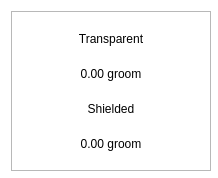
<?xml version="1.0" encoding="UTF-8"?>
<ui version="4.0">
 <class>BalanceBubble</class>
 <widget class="QWidget" name="BalanceBubble">
  <property name="geometry">
   <rect>
    <x>0</x>
    <y>0</y>
    <width>218</width>
    <height>178</height>
   </rect>
  </property>
  <property name="minimumSize">
   <size>
    <width>218</width>
    <height>178</height>
   </size>
  </property>
  <property name="maximumSize">
   <size>
    <width>250</width>
    <height>178</height>
   </size>
  </property>
  <property name="windowTitle">
   <string>Form</string>
  </property>
  <property name="styleSheet">
   <string notr="true">#BalanceBubble{
background-color:transparent
}</string>
  </property>
  <layout class="QVBoxLayout" name="verticalLayout_2">
   <property name="spacing">
    <number>0</number>
   </property>
   <item>
    <widget class="QFrame" name="frame">
     <property name="minimumSize">
      <size>
       <width>200</width>
       <height>160</height>
      </size>
     </property>
     <property name="maximumSize">
      <size>
       <width>250</width>
       <height>160</height>
      </size>
     </property>
     <property name="styleSheet">
      <string notr="true"/>
     </property>
     <property name="frameShape">
      <enum>QFrame::StyledPanel</enum>
     </property>
     <property name="frameShadow">
      <enum>QFrame::Raised</enum>
     </property>
     <property name="lineWidth">
      <number>10</number>
     </property>
     <layout class="QVBoxLayout" name="verticalLayout">
      <property name="spacing">
       <number>0</number>
      </property>
      <item>
       <layout class="QHBoxLayout" name="horizontalLayout">
        <item>
         <widget class="QLabel" name="lblFirst">
          <property name="styleSheet">
           <string notr="true"/>
          </property>
          <property name="text">
           <string>Transparent</string>
          </property>
          <property name="alignment">
           <set>Qt::AlignCenter</set>
          </property>
         </widget>
        </item>
       </layout>
      </item>
      <item>
       <widget class="QLabel" name="textTransparent">
        <property name="styleSheet">
         <string notr="true"/>
        </property>
        <property name="text">
         <string>0.00 groom</string>
        </property>
        <property name="alignment">
         <set>Qt::AlignCenter</set>
        </property>
       </widget>
      </item>
      <item>
       <widget class="QLabel" name="lblSecond">
        <property name="styleSheet">
         <string notr="true"/>
        </property>
        <property name="text">
         <string>Shielded</string>
        </property>
        <property name="alignment">
         <set>Qt::AlignCenter</set>
        </property>
       </widget>
      </item>
      <item>
       <widget class="QLabel" name="textShielded">
        <property name="styleSheet">
         <string notr="true"/>
        </property>
        <property name="text">
         <string>0.00 groom</string>
        </property>
        <property name="alignment">
         <set>Qt::AlignCenter</set>
        </property>
       </widget>
      </item>
     </layout>
    </widget>
   </item>
  </layout>
 </widget>
 <resources/>
 <connections/>
</ui>
